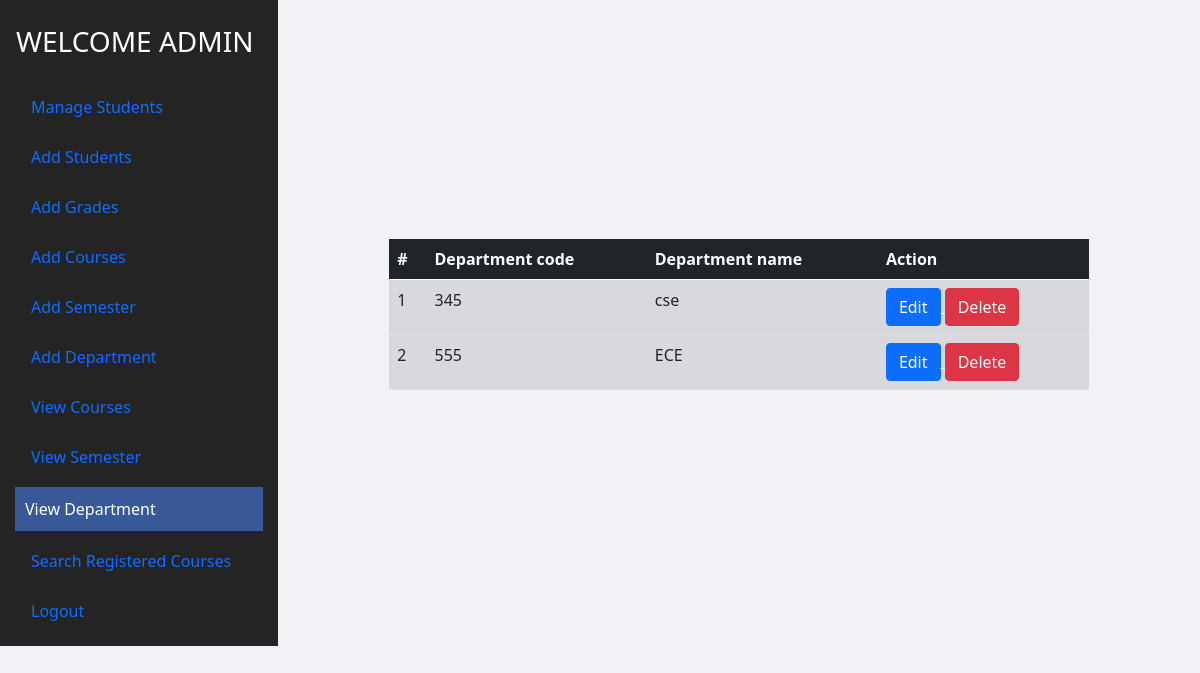
/registration-system/admin/view-department.php (signed in), run on the app's committed database.
### tables this page shows
CREATE TABLE `department` (
  `dcode` int(11) NOT NULL,
  `dname` varchar(255) NOT NULL,
  `dcreationDate` timestamp NULL DEFAULT current_timestamp()
);

### registration-system/admin/view-department.php (the view, shortened to what this page needs)
<?php
include "../shared/database.php";
if (empty($_SESSION['aname'])) {
    header('location:index.php');
} else {
?>
    <?php include "../shared/header.php" ?>
    <div style="display:flex;">
        <?php if ($_SESSION['aname'] != "") {
            include '../shared/admin-menubar.php';
        }
        ?>
        <div style="margin:auto;width:700px;">
            <table class="table">
                <thead class="table-dark">
                    <tr>
                        <th scope="col">#</th>
                        <th scope="col">Department code</th>
                        <th scope="col">Department name</th>
                        <th scope="col">Action</th>
                    </tr>
                </thead>
                <tbody>
                    <?php
                    $result = mysqli_query($con, "select * from department");
                    $count = 1;
                    while ($row = mysqli_fetch_array($result)) {
                    ?>
                        <tr class="table-active">
                            <td><?php echo $count; ?></td>
                            <td><?php echo $row['dcode'] ?></td>
                            <td><?php echo $row['dname']; ?></td>
                            <td>
                                <div style="display:inline-block">
                                    <a href="add-department.php?id=<?php echo $row['dcode'] ?>">
                                        <button type="button" name="edit" class="btn btn-primary">Edit</button>
                                    </a>
                                    <a href="view-department.php?id=<?php echo $row['dcode'] ?>&delete=delete" onClick="return confirm('Are you sure you want to delete?')">
                                        <button class="btn btn-danger" name="delete">Delete</button>
                                    </a>
                                </div>
                            </td>
                        </tr>
                    <?php
                        $count++;
                    } ?>
                </tbody>
            </table>
        </div>
    </div>
    </html>
<?php } ?>

### registration-system/shared/admin-menubar.php (style rules this page uses)
a { color: white; margin-top: 10px; }

### data on the page
department: dcode "345", dname "cse"
department: dcode "555", dname "ECE"

### other printed values
$_SESSION['aname'] "ADMIN"
